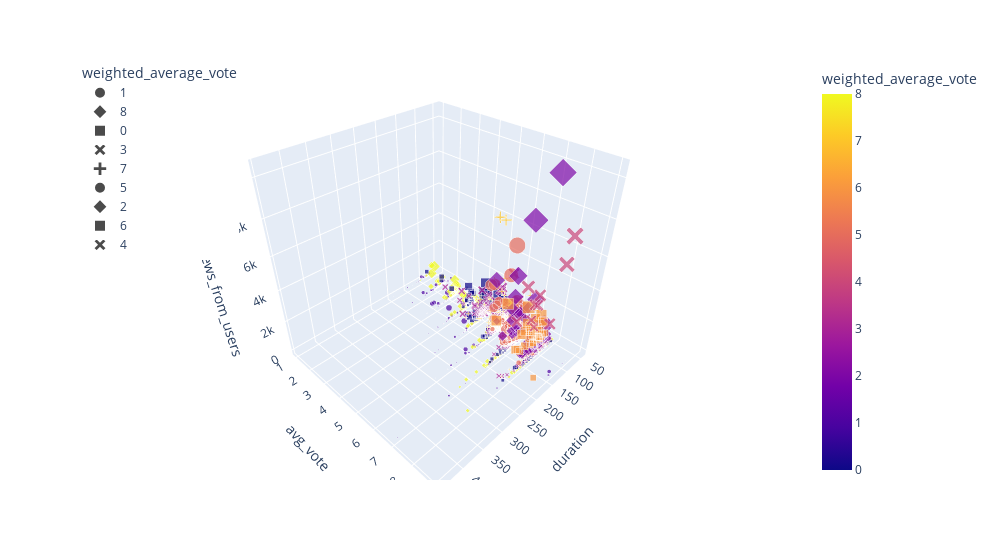

Notebook code cell kept with this figure:
### Code cell
# Plotting the clusters with three features
fig = px.scatter_3d(Encoded_IMDb_data, x="duration", y="avg_vote", z="reviews_from_users", color="weighted_average_vote", symbol="weighted_average_vote", size="reviews_from_users",width=1000)
fig.update_layout(legend=dict(x=0,y=1))
fig.show()

### Figure 1 — Plotly figure (JSON) as saved in the notebook; plotly's stock layout.template omitted (floating-point values rounded to 4 significant figures; data arrays with more than 128 entries replaced by an {"elided": "..."} marker saying what was removed)
{"data": [{"hovertemplate": "weighted_average_vote=%{marker.color}<br>duration=%{x}<br>avg_vote=%{y}<br>reviews_from_users=%{marker.size}<extra></extra>", "legendgroup": "1", "marker": {"color": {"elided": "16409 int values"}, "coloraxis": "coloraxis", "size": {"elided": "16409 int values"}, "sizemode": "area", "sizeref": 26.18, "symbol": "circle"}, "mode": "markers", "name": "1", "scene": "scene", "showlegend": true, "type": "scatter3d", "x": {"elided": "16409 int values"}, "y": {"elided": "16409 int values"}, "z": {"elided": "16409 int values"}}, {"hovertemplate": "weighted_average_vote=%{marker.color}<br>duration=%{x}<br>avg_vote=%{y}<br>reviews_from_users=%{marker.size}<extra></extra>", "legendgroup": "8", "marker": {"color": {"elided": "2224 int values"}, "coloraxis": "coloraxis", "size": {"elided": "2224 int values"}, "sizemode": "area", "sizeref": 26.18, "symbol": "diamond"}, "mode": "markers", "name": "8", "scene": "scene", "showlegend": true, "type": "scatter3d", "x": {"elided": "2224 int values"}, "y": {"elided": "2224 int values"}, "z": {"elided": "2224 int values"}}, {"hovertemplate": "weighted_average_vote=%{marker.color}<br>duration=%{x}<br>avg_vote=%{y}<br>reviews_from_users=%{marker.size}<extra></extra>", "legendgroup": "0", "marker": {"color": {"elided": "1070 int values"}, "coloraxis": "coloraxis", "size": {"elided": "1070 int values"}, "sizemode": "area", "sizeref": 26.18, "symbol": "square"}, "mode": "markers", "name": "0", "scene": "scene", "showlegend": true, "type": "scatter3d", "x": {"elided": "1070 int values"}, "y": {"elided": "1070 int values"}, "z": {"elided": "1070 int values"}}, {"hovertemplate": "weighted_average_vote=%{marker.color}<br>duration=%{x}<br>avg_vote=%{y}<br>reviews_from_users=%{marker.size}<extra></extra>", "legendgroup": "3", "marker": {"color": {"elided": "581 int values"}, "coloraxis": "coloraxis", "size": {"elided": "581 int values"}, "sizemode": "area", "sizeref": 26.18, "symbol": "x"}, "mode": "markers", "name": "3", "scene": "scene", "showlegend": true, "type": "scatter3d", "x": {"elided": "581 int values"}, "y": {"elided": "581 int values"}, "z": {"elided": "581 int values"}}, {"hovertemplate": "weighted_average_vote=%{marker.color}<br>duration=%{x}<br>avg_vote=%{y}<br>reviews_from_users=%{marker.size}<extra></extra>", "legendgroup": "7", "marker": {"color": {"elided": "288 int values"}, "coloraxis": "coloraxis", "size": {"elided": "288 int values"}, "sizemode": "area", "sizeref": 26.18, "symbol": "cross"}, "mode": "markers", "name": "7", "scene": "scene", "showlegend": true, "type": "scatter3d", "x": {"elided": "288 int values"}, "y": {"elided": "288 int values"}, "z": {"elided": "288 int values"}}, {"hovertemplate": "weighted_average_vote=%{marker.color}<br>duration=%{x}<br>avg_vote=%{y}<br>reviews_from_users=%{marker.size}<extra></extra>", "legendgroup": "5", "marker": {"color": {"elided": "144 int values"}, "coloraxis": "coloraxis", "size": {"elided": "144 int values"}, "sizemode": "area", "sizeref": 26.18, "symbol": "circle"}, "mode": "markers", "name": "5", "scene": "scene", "showlegend": true, "type": "scatter3d", "x": {"elided": "144 int values"}, "y": {"elided": "144 int values"}, "z": {"elided": "144 int values"}}, {"hovertemplate": "weighted_average_vote=%{marker.color}<br>duration=%{x}<br>avg_vote=%{y}<br>reviews_from_users=%{marker.size}<extra></extra>", "legendgroup": "2", "marker": {"color": [2, 2, 2, 2, 2, 2, 2, 2, 2, 2, 2, 2, 2, 2, 2, 2, 2, 2, 2, 2, 2, 2, 2, 2, 2, 2, 2, 2, 2, 2, 2, 2, 2, 2, 2, 2, 2, 2, 2, 2, 2, 2, 2, 2, 2, 2, 2, 2, 2, 2, 2, 2, 2, 2, 2, 2, 2, 2, 2, 2, 2, 2, 2, 2, 2, 2, 2, 2, 2, 2, 2, 2, 2, 2], "coloraxis": "coloraxis", "size": [3856, 892, 885, 917, 2777, 1548, 1322, 2052, 1306, 2130, 3569, 2188, 726, 944, 2103, 1440, 4822, 1329, 893, 1449, 1328, 1617, 845, 1780, 687, 1028, 1132, 2286, 1283, 1165, 1850, 2233, 1157, 1558, 848, 2017, 1475, 978, 959, 882, 1248, 997, 905, 925, 1302, 581, 1569, 893, 1178, 839, 842, 850, 1493, 1825, 1163, 2130, 899, 1051, 617, 1276, 1448, 1847, 4273, 8869, 948, 1028, 10472, 635, 937, 1213, 1008, 983, 1117, 1605], "sizemode": "area", "sizeref": 26.18, "symbol": "diamond"}, "mode": "markers", "name": "2", "scene": "scene", "showlegend": true, "type": "scatter3d", "x": [136, 124, 124, 115, 143, 101, 130, 142, 141, 121, 140, 117, 100, 136, 91, 169, 138, 126, 107, 108, 144, 156, 114, 124, 92, 137, 120, 113, 108, 103, 122, 107, 127, 117, 141, 120, 149, 100, 130, 99, 117, 116, 96, 132, 135, 127, 136, 103, 114, 131, 104, 116, 122, 108, 99, 102, 126, 170, 81, 178, 117, 146, 149, 181, 115, 88, 122, 112, 150, 106, 130, 133, 161, 96], "y": [6, 6, 7, 7, 7, 7, 7, 7, 7, 7, 7, 7, 7, 7, 7, 7, 7, 7, 8, 8, 8, 8, 8, 8, 8, 8, 8, 8, 8, 8, 8, 8, 8, 8, 8, 8, 8, 8, 8, 8, 8, 8, 8, 8, 8, 8, 8, 8, 8, 8, 8, 8, 8, 8, 8, 8, 8, 8, 8, 8, 8, 8, 8, 8, 8, 8, 8, 8, 8, 8, 8, 8, 8, 8], "z": [3856, 892, 885, 917, 2777, 1548, 1322, 2052, 1306, 2130, 3569, 2188, 726, 944, 2103, 1440, 4822, 1329, 893, 1449, 1328, 1617, 845, 1780, 687, 1028, 1132, 2286, 1283, 1165, 1850, 2233, 1157, 1558, 848, 2017, 1475, 978, 959, 882, 1248, 997, 905, 925, 1302, 581, 1569, 893, 1178, 839, 842, 850, 1493, 1825, 1163, 2130, 899, 1051, 617, 1276, 1448, 1847, 4273, 8869, 948, 1028, 10472, 635, 937, 1213, 1008, 983, 1117, 1605]}, {"hovertemplate": "weighted_average_vote=%{marker.color}<br>duration=%{x}<br>avg_vote=%{y}<br>reviews_from_users=%{marker.size}<extra></extra>", "legendgroup": "6", "marker": {"color": [6, 6, 6, 6, 6, 6, 6, 6, 6, 6, 6, 6, 6, 6, 6, 6, 6, 6, 6, 6, 6, 6, 6, 6, 6, 6, 6, 6, 6, 6, 6, 6, 6, 6, 6], "coloraxis": "coloraxis", "size": [3442, 2884, 2196, 1405, 1934, 2285, 2220, 2911, 1466, 1286, 2903, 1880, 1287, 3004, 2278, 1547, 1422, 1214, 2340, 1594, 1202, 1279, 2653, 1372, 2610, 1761, 1326, 1490, 4100, 1852, 1324, 2575, 1229, 1845, 1030], "sizemode": "area", "sizeref": 26.18, "symbol": "square"}, "mode": "markers", "name": "6", "scene": "scene", "showlegend": true, "type": "scatter3d", "x": [162, 194, 143, 121, 143, 111, 132, 140, 180, 138, 122, 153, 98, 164, 113, 165, 130, 110, 151, 119, 116, 137, 155, 106, 169, 189, 118, 127, 169, 121, 146, 179, 124, 195, 202], "y": [7, 7, 8, 8, 8, 8, 8, 8, 8, 8, 8, 8, 8, 8, 8, 8, 8, 8, 8, 8, 8, 8, 8, 8, 8, 8, 8, 8, 8, 8, 8, 8, 8, 8, 9], "z": [3442, 2884, 2196, 1405, 1934, 2285, 2220, 2911, 1466, 1286, 2903, 1880, 1287, 3004, 2278, 1547, 1422, 1214, 2340, 1594, 1202, 1279, 2653, 1372, 2610, 1761, 1326, 1490, 4100, 1852, 1324, 2575, 1229, 1845, 1030]}, {"hovertemplate": "weighted_average_vote=%{marker.color}<br>duration=%{x}<br>avg_vote=%{y}<br>reviews_from_users=%{marker.size}<extra></extra>", "legendgroup": "4", "marker": {"color": [4, 4, 4, 4, 4, 4, 4, 4, 4, 4], "coloraxis": "coloraxis", "size": [4310, 5392, 3927, 3758, 2416, 3058, 3718, 6938, 3977, 8232], "sizemode": "area", "sizeref": 26.18, "symbol": "x"}, "mode": "markers", "name": "4", "scene": "scene", "showlegend": true, "type": "scatter3d", "x": [136, 178, 148, 139, 142, 154, 201, 152, 175, 142], "y": [8, 8, 8, 8, 8, 8, 8, 9, 9, 9], "z": [4310, 5392, 3927, 3758, 2416, 3058, 3718, 6938, 3977, 8232]}], "layout": {"coloraxis": {"colorbar": {"title": {"text": "weighted_average_vote"}}, "colorscale": [[0, "#0d0887"], [0.1111, "#46039f"], [0.2222, "#7201a8"], [0.3333, "#9c179e"], [0.4444, "#bd3786"], [0.5556, "#d8576b"], [0.6667, "#ed7953"], [0.7778, "#fb9f3a"], [0.8889, "#fdca26"], [1, "#f0f921"]]}, "legend": {"itemsizing": "constant", "title": {"text": "weighted_average_vote"}, "tracegroupgap": 0, "x": 0, "y": 1}, "margin": {"t": 60}, "scene": {"domain": {"x": [0, 1], "y": [0, 1]}, "xaxis": {"title": {"text": "duration"}}, "yaxis": {"title": {"text": "avg_vote"}}, "zaxis": {"title": {"text": "reviews_from_users"}}}, "width": 1000}}
